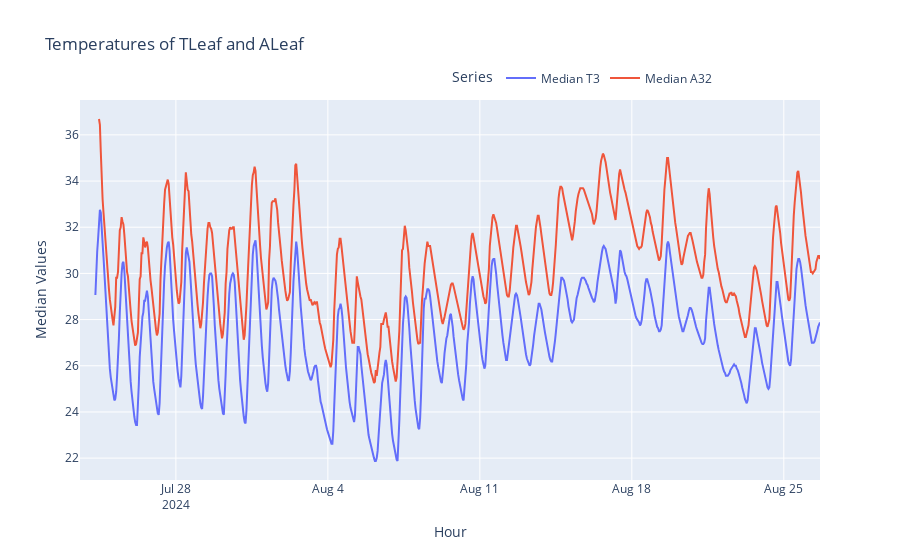

This figure's notebook cell:
### Code cell
# Example usage
plot_median_series(df, 'median_T3', 'median_A32')

### Figure 1 — Plotly figure (JSON) as saved in the notebook; plotly's stock layout.template omitted (floating-point values rounded to 4 significant figures; data arrays with more than 128 entries replaced by an {"elided": "..."} marker saying what was removed)
{"data": [{"mode": "lines", "name": "Median T3", "type": "scatter", "x": {"elided": "819 str values"}, "y": {"elided": "819 float values"}}, {"mode": "lines", "name": "Median A32", "type": "scatter", "x": {"elided": "819 str values"}, "y": {"elided": "819 float values"}}], "layout": {"hovermode": "x unified", "legend": {"orientation": "h", "title": {"text": "Series"}, "x": 0.5, "xanchor": "left", "y": 1.02, "yanchor": "bottom"}, "title": {"text": "Temperatures of TLeaf and ALeaf"}, "xaxis": {"title": {"text": "Hour"}}, "yaxis": {"title": {"text": "Median Values"}}}}
